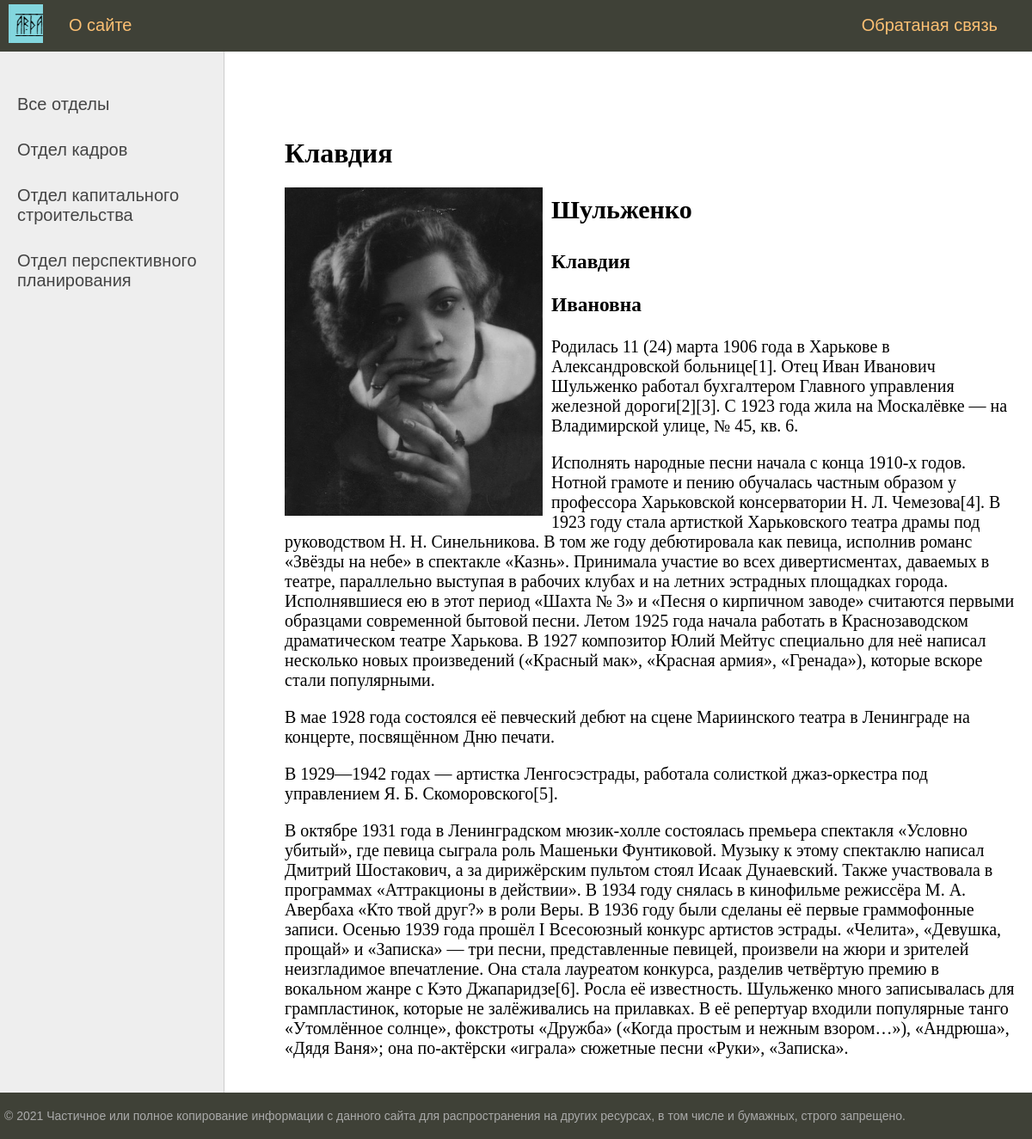
/userinfo/shuljenko/, run on the app's committed database.
### user/models.py (models this page shows, shortened)
class Group(models.Model):
    name = models.CharField(max_length=255, db_index=True, verbose_name='Отдел')
    slug = models.SlugField(max_length=255, unique=True, db_index=True, verbose_name='URL')
    def get_absolute_url(self):
        return reverse('group', kwargs={'group_slug': self.slug})
    class Meta:
        verbose_name = 'Отделы'
        verbose_name_plural = 'Отделы'
        ordering = ['id']

class User(models.Model):
    name = models.CharField(max_length=25, verbose_name='Имя')
    slug = models.SlugField(max_length=255, unique=True, db_index=True, verbose_name='URL')
    patronymic = models.CharField(max_length=30, verbose_name='Отчество')
    surname = models.CharField(max_length=35, verbose_name='Фамилия')
    sex = models.CharField(max_length=10, verbose_name='Пол')
    autobiography = models.TextField(blank=True, verbose_name='Автобиография')
    photo = models.ImageField(upload_to='photo/%Y/%m/%d/', verbose_name='Фото')
    time_create = models.DateTimeField(auto_now_add=True, verbose_name='Дата создания')
    time_update = models.DateTimeField(auto_now=True, verbose_name='Дата изменения')
    group = models.ForeignKey('Group', on_delete=models.CASCADE, verbose_name='Группа')
    def __str__(self):
        return self.name
    class Meta:
        verbose_name = 'Сотрудники'
        verbose_name_plural = 'Сотрудники'
        ordering = ['time_create', 'name']

### user/views.py (the view)
# urls.py: path('userinfo/<slug:user_slug>/', ShowUser.as_view(), name='user_inf'),
class ShowUser(DataMixin, DetailView):
    model = User
    template_name = 'user/user.html'
    slug_url_kwarg = 'user_slug'
    def get_context_data(self, **kwargs):
        context = super().get_context_data(**kwargs)
        c_def = self.get_user_context(title=context['user'])
        return dict(list(context.items()) + list(c_def.items()))

### user/utils.py (called while the page is built)
    def get_user_context(self, **kwargs):
        context = kwargs
        groups = Group.objects.annotate(Count('user'))
        user_menu = menu.copy()
        if not self.request.user.is_authenticated:
            user_menu.pop(1)
        context['menu'] = user_menu
        context['groups'] = groups
        if 'group_selected' not in context:
            context['group_selected'] = 0
        return context

### user/templates/user/user.html
{% extends 'user/base.html' %}
{% block content %}
<h1>{{ user.name }}</h1>
{% if user.photo %}
<p><img class="img-article-left" src="{{user.photo.url}}"></p>
{% endif %}
<h2>{{ user.surname|linebreaks }}</h2>
<h3>{{ user.name|linebreaks }}</h3>
<h3>{{ user.patronymic|linebreaks }}</h3>
{{ user.autobiography|linebreaks }}
{% endblock %}

### user/templates/user/base.html (shortened to what this page needs)
{% load static %}
{% load user_tags %}
<!DOCTYPE html>
<html>
<head>
	<link type="text/css" href="{% static 'user/css/style.css' %}" rel="stylesheet" />
</head>
<body>
<table class="table-page" border=0 cellpadding="0" cellspacing="0">
<tr><td valign=top>
{% block mainmenu %}
		<div class="header">
			<ul id="mainmenu" class="mainmenu">
			<li class="logo"><a href="{% url 'home' %}"><div class="logo"></div></a></li>
{% for m in menu %}
	{% if not forloop.last %}
			<li><a href="{% url m.url_name %}">{{m.title}}</a></li>
	{% else %}
			<li class="last"><a href="{% url m.url_name %}">{{m.title}}</a></li>
	{% endif %}
{% endfor %}
			</ul>
		</div>
{% endblock mainmenu %}
<table class="table-content" border=0 cellpadding="0" cellspacing="0">
<tr>
	<td valign="top" class="left-chapters">
	<ul id="leftchapters">
{% if cat_selected == 0 %}
		<li class="selected">Все отделы</li>
{% else %}
		<li><a href="{% url 'home' %}">Все отделы</a></li>
{% endif %}
{% for c in groups %}
{% if c.user__count > 0 %}
	{% if c.pk == cat_selected %}
		<li class="selected">{{c.name}}</li>
	{% else %}
		<li><a href="{{ c.get_absolute_url }}">{{c.name}}</a></li>
	{% endif %}
{% endif %}
{% endfor %}
	</ul>
</td>
<td valign="top" class="content">
	<div class="content-text">
{% block content %}
{% endblock %}
	</div>
</td></tr></table>
</td></tr>
<tr><td valign=top>
	<div id="footer">
		<p>&copy; 2021 Частичное или полное копирование информации с данного сайта для распространения на других ресурсах, в том числе и бумажных, строго запрещено.</p>
	</div>
</td></tr></table>
</body>
</html>

### user/static/user/css/style.css (style rules this page uses)
html, body { font-family: 'Arial'; margin: 0; padding: 0; height: 100%; width: 100%; color: #444; }
a { color: #0059b2; text-decoration: none; }
img { max-width: 600px; height: auto; }
img.img-article-left { max-width: 300px; height: auto; float: left; padding: 0 10px 10px 0; }
.table-page { width: 100%; height: 100%; vertical-align: top; }
.table-page tr { height: 100%; }
.header { background: #3F4137; height: 60px; }
.logo { background: url('../images/logo.png') no-repeat 10px 5px; width: 50px; height: 50px; }
ul.mainmenu { list-style: none; margin: 0; padding: 0; height: 60px; color: #58e36e; font-size: 20px; overflow: hidden; }
ul.mainmenu li { float: left; margin: 18px 40px 0 30px; }
ul.mainmenu li.logo { margin: 0; }
ul.mainmenu li.last { float: right; }
ul.mainmenu li a { color: #fdc073; text-decoration: none; }
.table-content { width: 100%; min-height: 100%; height: 100%; }
.left-chapters { margin: 0; background: #eee; border-right: 1px solid #ccc; min-height: 100%; }
.left-chapters ul { width: 230px; min-height: 100%; margin: 0; padding: 20px 10px 10px 20px; list-style: none; font-size: 20px; }
.left-chapters ul li { margin: 30px 0 0 0; color: #999; }
.left-chapters ul li a { color: #444; text-decoration: none; }
.content { padding: 40px 20px 20px 40px; width: 100%; box-sizing: border-box; }
.content-text { margin: 60px 0 0 30px; color: #000; font-size: 20px; font-family: Yandex Sans Display Light; }
.content-text h1 { font-size: 32px; }
#footer { box-sizing: border-box; background: #3F4137; padding: 5px; color: #aaa; font-size: 14px; font-family: Verdana, Geneva, Arial, Helvetica; text-align: left; overflow: hidden; }

### data on the page
Group: name "Отдел кадров"
Group: name "Отдел капитального строительства"
Group: name "Отдел перспективного планирования"
User: name "Клавдия", photo (picture), surname "Шульженко", patronymic "Ивановна", autobiography "Родилась 11 (24) марта 1906 года в Харькове в Александровской больнице[1]. Отец Иван Иванович Шульженко работал бухгалтером Главного управления железной дороги[2][3]. С 1923 года жила на Москалёвке — на Владимирской улице, № 45, кв. 6. Исполнять народные песни начала с конца 1910-х годов. Нотной грамоте и пению обучалась частным образом у профессора Харьковской консерватории Н. Л. Чемезова[4]. В 1923 году стала артисткой Харьковского театра драмы под руководством Н. Н. Синельникова. В том же году дебютировала как певица, исполнив романс «Звёзды на небе» в спектакле «Казнь». Принимала участие во всех дивертисментах, даваемых в театре, параллельно выступая в рабочих клубах и на летних…"

### other printed values
{{ m.title }} "О сайте"
{{ m.title }} "Обратаная связь"
